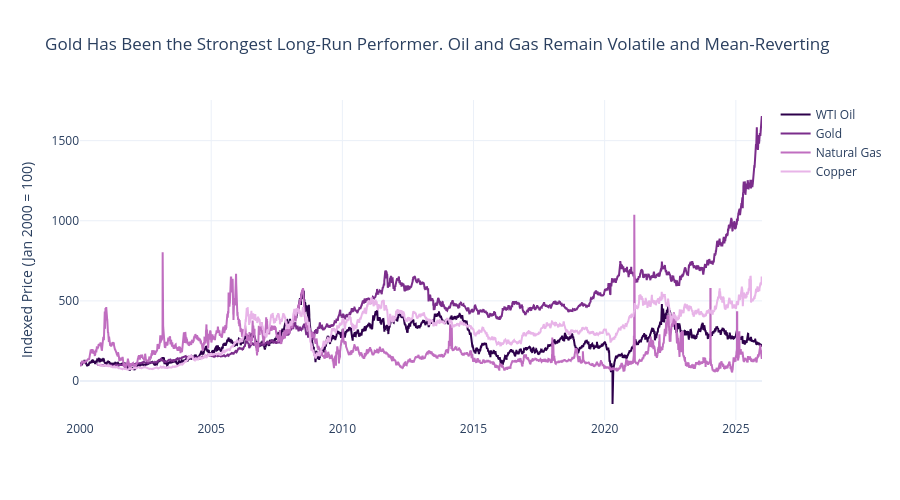

This figure's notebook cell:
### Markdown cell above
- 2008 Crash after economic boom
- 2020 COVID overproduction causing Oil Price to go Negative

### Code cell
df_2000 = df[df['observation_date'] >= '2000-01-01'].copy()

def normalize_to_100(series):
    first_valid = series.dropna().iloc[0]
    return (series / first_valid) * 100

df_2000['wti_norm']    = normalize_to_100(df_2000['wti_price'])
df_2000['gold_norm']   = normalize_to_100(df_2000['gold_price'])
df_2000['natgas_norm'] = normalize_to_100(df_2000['natgas_price'])
df_2000['copper_norm'] = normalize_to_100(df_2000['copper_price'])

fig = go.Figure()

fig.add_trace(go.Scatter(x=df_2000['observation_date'], y=df_2000['wti_norm'],    name='WTI Oil',     line=dict(color='#2d004b')))  # very dark purple
fig.add_trace(go.Scatter(x=df_2000['observation_date'], y=df_2000['gold_norm'],   name='Gold',        line=dict(color='#7b2d8b')))  # mid purple
fig.add_trace(go.Scatter(x=df_2000['observation_date'], y=df_2000['natgas_norm'], name='Natural Gas', line=dict(color='#c06ec0')))  # light purple
fig.add_trace(go.Scatter(x=df_2000['observation_date'], y=df_2000['copper_norm'], name='Copper',      line=dict(color='#e8b4e8')))  # very light purple/lavender

fig.update_layout(
    title='Gold Has Been the Strongest Long-Run Performer. Oil and Gas Remain Volatile and Mean-Reverting',
    yaxis_title='Indexed Price (Jan 2000 = 100)',
    xaxis_title='',
    template='plotly_white',
    height=500
)

fig.show()
fig.write_image("images/02_commodities_normalised.png")

### Figure 1 — Plotly figure (JSON) as saved in the notebook; plotly's stock layout.template omitted (floating-point values rounded to 4 significant figures; data arrays with more than 128 entries replaced by an {"elided": "..."} marker saying what was removed)
{"data": [{"line": {"color": "#2d004b"}, "name": "WTI Oil", "type": "scatter", "x": {"elided": "9497 str values"}, "y": {"elided": "9497 float values"}}, {"line": {"color": "#7b2d8b"}, "name": "Gold", "type": "scatter", "x": {"elided": "9497 str values"}, "y": {"elided": "9497 float values"}}, {"line": {"color": "#c06ec0"}, "name": "Natural Gas", "type": "scatter", "x": {"elided": "9497 str values"}, "y": {"elided": "9497 float values"}}, {"line": {"color": "#e8b4e8"}, "name": "Copper", "type": "scatter", "x": {"elided": "9497 str values"}, "y": {"elided": "9497 float values"}}], "layout": {"height": 500, "title": {"text": "Gold Has Been the Strongest Long-Run Performer. Oil and Gas Remain Volatile and Mean-Reverting"}, "xaxis": {"title": {"text": ""}}, "yaxis": {"title": {"text": "Indexed Price (Jan 2000 = 100)"}}}}
